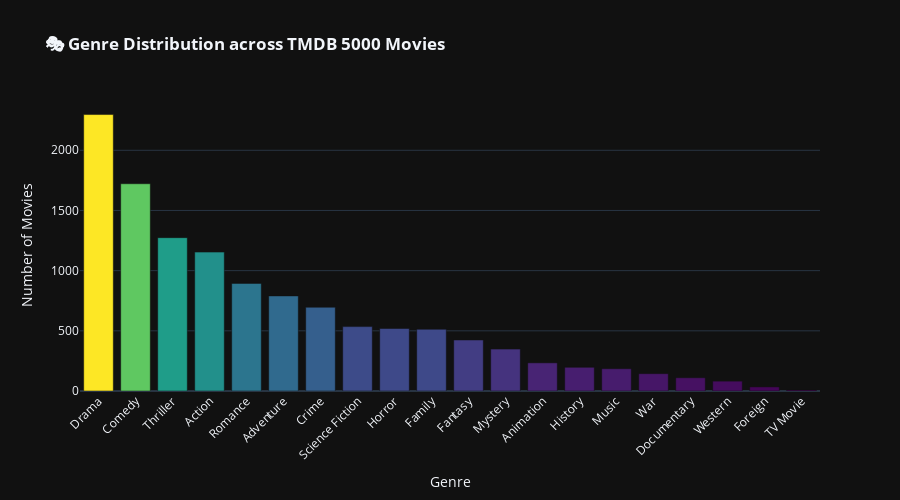

Write notebook code for a chart like this one.
### Code cell
# ── Genre Frequency Bar Chart ──
fig = px.bar(
    x=genre_counts.index, y=genre_counts.values,
    labels={'x': 'Genre', 'y': 'Number of Movies'},
    title='<b>🎭 Genre Distribution across TMDB 5000 Movies</b>',
    color=genre_counts.values,
    color_continuous_scale='viridis'
)
fig.update_layout(
    template='plotly_dark',
    xaxis_tickangle=-45,
    width=900, height=500,
    coloraxis_showscale=False
)
fig.show()

### Figure 1 — Plotly figure (JSON) as saved in the notebook; plotly's stock layout.template omitted (floating-point values rounded to 4 significant figures)
{"data": [{"hovertemplate": "Genre=%{x}<br>Number of Movies=%{y}<br>color=%{marker.color}<extra></extra>", "legendgroup": "", "marker": {"color": [2297, 1722, 1274, 1154, 894, 790, 696, 535, 519, 513, 424, 348, 234, 197, 185, 144, 110, 82, 34, 8], "coloraxis": "coloraxis", "pattern": {"shape": ""}}, "name": "", "orientation": "v", "showlegend": false, "textposition": "auto", "type": "bar", "x": ["Drama", "Comedy", "Thriller", "Action", "Romance", "Adventure", "Crime", "Science Fiction", "Horror", "Family", "Fantasy", "Mystery", "Animation", "History", "Music", "War", "Documentary", "Western", "Foreign", "TV Movie"], "xaxis": "x", "y": [2297, 1722, 1274, 1154, 894, 790, 696, 535, 519, 513, 424, 348, 234, 197, 185, 144, 110, 82, 34, 8], "yaxis": "y"}], "layout": {"barmode": "relative", "coloraxis": {"colorbar": {"title": {"text": "color"}}, "colorscale": [[0.0, "#440154"], [0.1111, "#482878"], [0.2222, "#3e4989"], [0.3333, "#31688e"], [0.4444, "#26828e"], [0.5556, "#1f9e89"], [0.6667, "#35b779"], [0.7778, "#6ece58"], [0.8889, "#b5de2b"], [1.0, "#fde725"]], "showscale": false}, "height": 500, "legend": {"tracegroupgap": 0}, "title": {"text": "<b>🎭 Genre Distribution across TMDB 5000 Movies</b>"}, "width": 900, "xaxis": {"anchor": "y", "domain": [0.0, 1.0], "tickangle": -45, "title": {"text": "Genre"}}, "yaxis": {"anchor": "x", "domain": [0.0, 1.0], "title": {"text": "Number of Movies"}}}}
